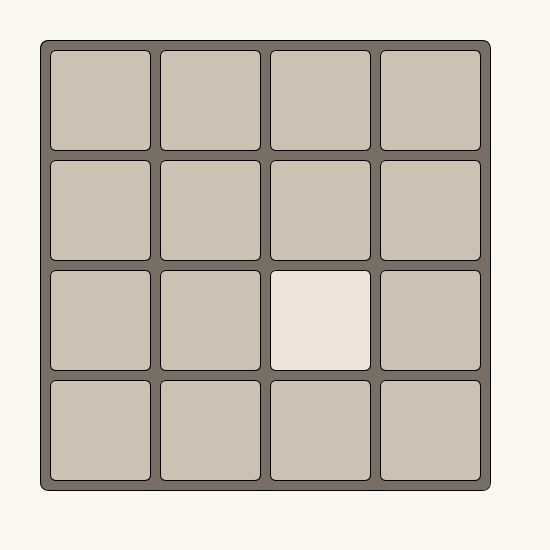
Frame 1 (no input)
Frame 60 (the mouse pressed at the canvas centre just before this capture): identical to frame 1, image omitted
Frame 120 (the mouse held since frame 60 and released just before this capture): identical to frame 1, image omitted

The Processing sketch that drew this single still picture (run headless with seeded random() and noise(); from frame 60 on, the mouse is pressed at the canvas centre):

// Processing sketch: week10_2_processing_2048_keyCode_RIGHT
// ── week10_2_processing_2048_keyCode_RIGHT.pde
//week10-2-processing-2048-keyCode-RIGHT
//修改自week10-1-processing-2048-genNewBlock
void setup(){
  size(550,550);
  genNewBlock();       
}
//int [][]a = {{0,2,0,0},{0,0,0,0},{0,2,2,2},{4,4,4,4}};
int [][]a=new int[4][4];//
void genNewBlock(){
  int zeros = 0;
  for(int i=0;i<4;i++){
    for (int j=0;j<4;j++){
      if (a[i][j]==0) zeros++;//
    }
  }
  int choose = int(random(zeros));//
  for(int i=0;i<4;i++){
    for (int j=0;j<4;j++){
      if(a[i][j]==0){
        if(choose==0) a[i][j] = 2;
        choose--;
      }
    }
  }
}
void keyPressed(){
  if (keyCode==RIGHT){
    for(int i=0;i<4;i++){
      int j2 = 3;
      for (int j=3;j>=0;j--){
        if(a[i][j]>0){
          int temp = a[i][j2];
          a[i][j2] = a[i][j];
          a[i][j]=temp;
          j2--;//
        }
      }
    }
  }
  genNewBlock();
}
void draw(){
  background(250,248,239);
  fill(119,110,101);
  rect(40,40,450,450,9);
  for(int i=0;i<4;i++){
    for(int j=0;j<4;j++){
      int x=50+j*(100+10);
      int y=50+i*(100+10);
      fill(tileColor(a[i][j]));
      //fill(238,228,218);
      rect(x,y,100,100,6);
    }
  }
}
int tileColor(int n) {
  switch(n) {
    case 0:return color(205,193,180);
    case 2:return color(238,228,218);
    case 4:return color(237,224,200);
    case 8:return color(242,177,121);
    case 16:return color(245,149,99);
    case 32:return color(246,124,95);
    case 64:return color(246,94,59);
    case 128:return color(237,207,114);
    case 256:return color(237,204,97);
    case 512:return color(237,200,80);
    case 1024:return color(237,197,63);
    default:return color(237,194,46);
  }
}
